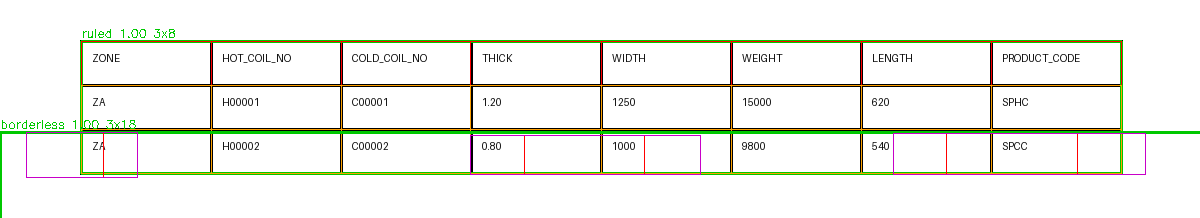
#> input picture benchmark/viz_tables/coil_table_001.png_hybrid.png, 1200 x 218 px
$ python -i regions.py   (imports and definitions only)
#> lines starting #> are read from the running program, lines starting #| are printed output that depends on the picture; after the words box and inside, x2 and y2 are one past the last pixel; in counts of white or black regions, pixels touching at a corner belong together
"""Region detection on HMI screens (P4 item 3).

Segments a normalized screen into panels, tables, label/value boxes, alarm
banners and status indicators using contours plus HSV colour segmentation of
typical HMI palettes (alarm red/yellow, indicator green/blue). An optional
detector-model hook (interface only) may add proposal regions; no model is
downloaded.
"""

from __future__ import annotations

from abc import ABC, abstractmethod
from dataclasses import dataclass
from enum import StrEnum

import numpy as np

MIN_REGION_AREA_RATIO = 0.002


class RegionType(StrEnum):
    PANEL = "panel"
    TABLE = "table"
    LABEL_VALUE = "label_value"
    ALARM_BANNER = "alarm_banner"
    STATUS_INDICATOR = "status_indicator"


@dataclass
class Region:
    type: RegionType
    bbox: tuple[float, float, float, float]
    score: float
    color: str | None = None  # dominant saturated colour, if any
    source: str = "heuristic"  # or "model"

    @property
    def area(self) -> float:
        return (self.bbox[2] - self.bbox[0]) * (self.bbox[3] - self.bbox[1])


class DetectorModelHook(ABC):
    """Optional external region-detector hook (interface only, P4 item 3).

    Implementations return model-proposed regions in image pixel
    coordinates; the industrial pipeline treats them as *proposals* that
    still need OCR/pixel support before anything is accepted.
    """

    @property
    def available(self) -> bool:
        return False

    @abstractmethod
    def detect(self, image: np.ndarray) -> list[Region]:
        """Return proposed regions for ``image`` (RGB uint8)."""


class UnavailableDetectorHook(DetectorModelHook):
    """Stub used when no detector model is configured (never downloads)."""

    @property
    def available(self) -> bool:
        return False

    def detect(self, image: np.ndarray) -> list[Region]:
        return []


# HSV ranges (OpenCV hue 0-179) for the typical HMI palette.
_PALETTE: dict[str, tuple[np.ndarray, np.ndarray]] = {
    "red": (np.array([0, 110, 70]), np.array([10, 255, 255])),
    "red2": (np.array([170, 110, 70]), np.array([179, 255, 255])),
    "yellow": (np.array([20, 110, 70]), np.array([40, 255, 255])),
    "green": (np.array([45, 110, 70]), np.array([85, 255, 255])),
    "blue": (np.array([95, 110, 70]), np.array([130, 255, 255])),
}

_ALARM_COLORS = {"red", "red2", "yellow"}


def _color_masks(hsv: np.ndarray) -> dict[str, np.ndarray]:
    return {name: cv2_in_range(hsv, lo, hi) for name, (lo, hi) in _PALETTE.items()}


def cv2_in_range(hsv: np.ndarray, lo: np.ndarray, hi: np.ndarray) -> np.ndarray:
    import cv2

    return cv2.inRange(hsv, lo, hi) > 0


def detect_regions(
    image: np.ndarray,
    *,
    model_hook: DetectorModelHook | None = None,
) -> list[Region]:
    """Segment an HMI screen into typed regions (heuristic + optional model)."""
    import cv2

    height, width = image.shape[:2]
#> height = 218; width = 1200
    hsv = cv2.cvtColor(image, cv2.COLOR_RGB2HSV)
#> hsv: shape (218, 1200, 3); mean H, S, V 3, 14.6, 245.6
    masks = _color_masks(hsv)
#> in cv2_in_range, `return cv2.inRange(hsv, lo, hi) > 0`:
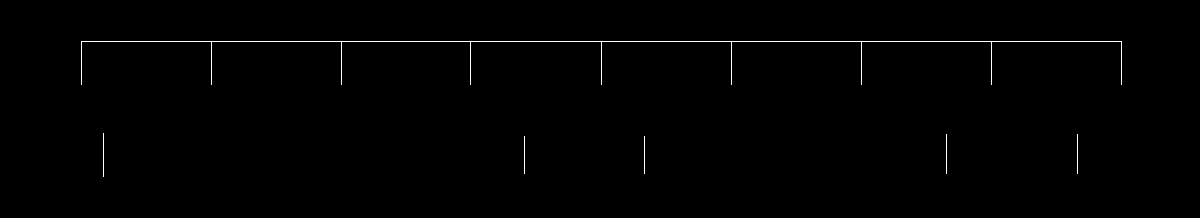
#> returned value: shape (218, 1200) bool; 0.62% white in thin lines or dots, all inside (x1, y1, x2, y2) = (81, 41, 1122, 177)
#> in cv2_in_range (call 2), `return cv2.inRange(hsv, lo, hi) > 0`: returned value: shape (218, 1200) bool; every value is 0
#> in cv2_in_range (call 4), `return cv2.inRange(hsv, lo, hi) > 0`:
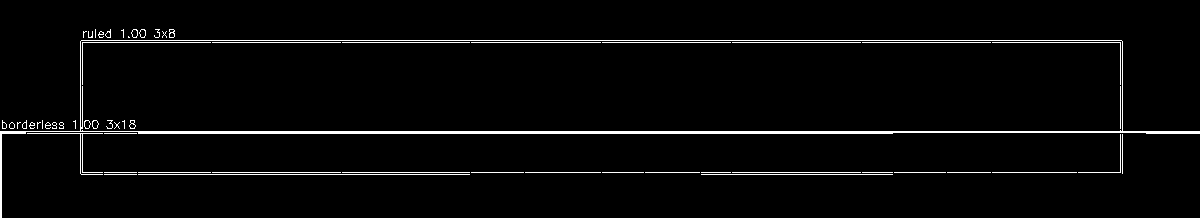
#> returned value: shape (218, 1200) bool; 3.1% white in thin lines or dots, all inside (x1, y1, x2, y2) = (0, 29, 1200, 218)
#> masks = 5 items
    gray = cv2.cvtColor(image, cv2.COLOR_RGB2GRAY)
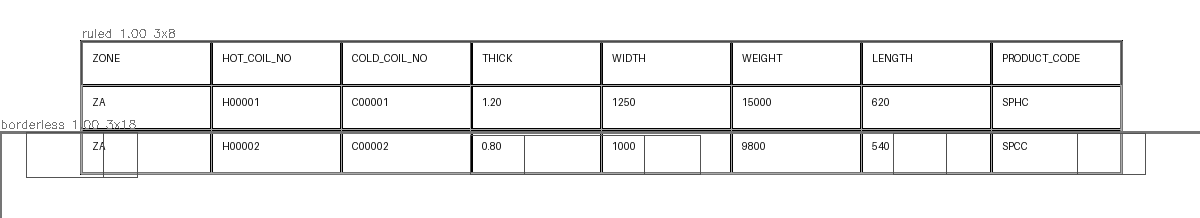
#> gray: shape (218, 1200); min 0, max 255, mean 240

    regions: list[Region] = []
    seen_alarm: list[tuple[float, float, float, float]] = []

    # 1. alarm banners and status indicators from saturated colour blobs
    for name, mask in masks.items():
        blob_mask = mask.astype(np.uint8) * np.uint8(255)
        blob_mask = np.asarray(
            cv2.morphologyEx(blob_mask, cv2.MORPH_CLOSE, np.ones((9, 9), np.uint8)),
            dtype=np.uint8,
        )
        contours, _ = cv2.findContours(blob_mask, cv2.RETR_EXTERNAL, cv2.CHAIN_APPROX_SIMPLE)
        for contour in contours:
            x, y, w, h = cv2.boundingRect(contour)
            area = w * h
            if area < MIN_REGION_AREA_RATIO * width * height:
                continue
            bbox = (float(x), float(y), float(x + w), float(y + h))
            fill = cv2.contourArea(contour) / max(1.0, area)
            if name in _ALARM_COLORS and w > 1.5 * h and fill > 0.4:
                regions.append(
                    Region(RegionType.ALARM_BANNER, bbox, score=min(1.0, fill), color=name)
                )
                seen_alarm.append(bbox)
            elif fill > 0.55 and 0.3 < w / max(1, h) < 3.5:
                regions.append(
                    Region(RegionType.STATUS_INDICATOR, bbox, score=min(1.0, fill), color=name)
                )
#> this loop made 5 passes
#> name on passes 2 to 5: 'red2', 'yellow', 'green', 'blue'
#> (name, contours) on pass 1: ('red', 6 contours, all with area under 20)
#> after the loop, regions = []; seen_alarm = []

    # 2. structural regions from edges: panels and tables
    edges = cv2.Canny(gray, 60, 160)
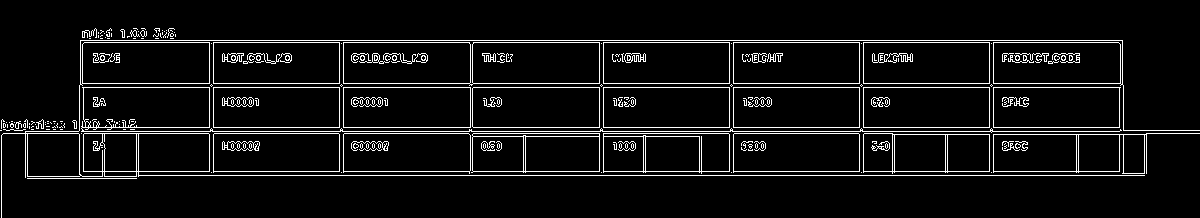
#> edges: shape (218, 1200); 6.5% white in thin lines or dots, all inside (x1, y1, x2, y2) = (0, 28, 1200, 218)
    edges = cv2.dilate(edges, np.ones((3, 3), np.uint8))
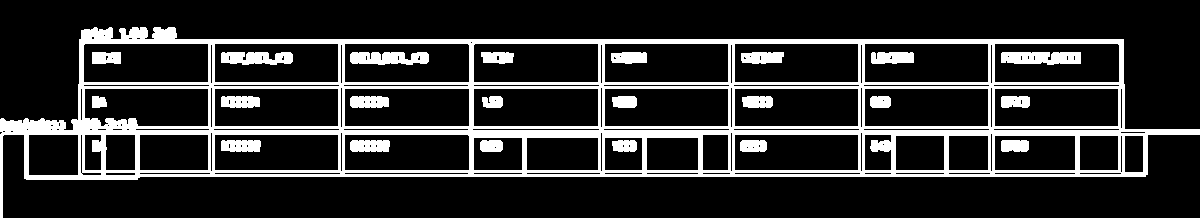
#> edges: shape (218, 1200); 18.1% white; 23 white regions
    contours, _ = cv2.findContours(edges, cv2.RETR_LIST, cv2.CHAIN_APPROX_SIMPLE)
#> contours = 179 contours, 67 with area under 20; largest, box (x1, y1, x2, y2) and area: (0, 27, 1200, 218) 149164, (994, 43, 1120, 83) 4872, (473, 43, 599, 83) 4872, (344, 43, 470, 83) 4872, (83, 43, 209, 83) 4872
    for contour in contours:
        x, y, w, h = cv2.boundingRect(contour)
        area = w * h
        if area < 0.02 * width * height or area > 0.98 * width * height:
            continue
        bbox = (float(x), float(y), float(x + w), float(y + h))
        if _is_ruled_grid(edges, bbox):
            regions.append(Region(RegionType.TABLE, bbox, score=0.6, source="heuristic"))
        elif _is_table_like(bbox, contours, cv2.contourArea(contour)):
            regions.append(Region(RegionType.TABLE, bbox, score=0.6, source="heuristic"))
        elif any(_contains(a, bbox) for a in seen_alarm):
            continue  # inside an alarm banner already typed
        else:
            regions.append(Region(RegionType.PANEL, bbox, score=0.4, source="heuristic"))
#> this loop made 179 passes
#> (x, y, area) on passes 1 to 3: (1079, 172, 129), (994, 172, 246), (948, 172, 129)
#> after the loop, regions = 1 item

    # label/value boxes: alternating text gaps inside panels are refined by the
    # parser; here we emit small mid-size panels as label_value candidates.
    for region in regions:
        if region.type is RegionType.PANEL and region.area < 0.12 * width * height:
            region.type = RegionType.LABEL_VALUE
#> this loop made 1 pass
#> after the loop, region.type = <RegionType.TABLE: 'table'>

    if model_hook is not None and model_hook.available:
        regions.extend(model_hook.detect(image))

    return _drop_nested(regions)


def _is_ruled_grid(edges: np.ndarray, bbox: tuple[float, float, float, float]) -> bool:
    """A ruled table grid: >= 2 long horizontal and >= 2 long vertical lines.

    Works for both dark-lines-on-light scans and bright-lines-on-dark HMI
    screens (the connected grid outline alone has a near-full contour fill,
    so the hollow-rectangle test alone never fires on it).
    """
    x0, y0, x1, y1 = (int(v) for v in bbox)
    w, h = x1 - x0, y1 - y0
    if h < 8 or w < 8:
        return False
    crop = edges[y0:y1, x0:x1]
    # Projection profiles: grid lines show up as rows/columns with heavy edge
    # coverage. (Morphological dilation merges the grid into one blob, which
    # cannot be counted.)
    row_profile = crop.mean(axis=1) / 255.0
    col_profile = crop.mean(axis=0) / 255.0
    hcount = _count_bands(row_profile > 0.35)
    vcount = _count_bands(col_profile > 0.35)
    return hcount >= 2 and vcount >= 2


def _count_bands(flags: np.ndarray) -> int:
    """Number of contiguous True bands in a 1-D boolean profile."""
    bands = 0
    prev = False
    for flag in flags:
        if flag and not prev:
            bands += 1
        prev = flag
    return bands


def _is_table_like(bbox: tuple[float, float, float, float], _contours, contour_area: float) -> bool:
    x0, y0, x1, y1 = bbox
    w, h = x1 - x0, y1 - y0
    if h < 8:
        return False
    return w / h > 1.2 and contour_area / max(1.0, w * h) < 0.6  # hollow rectangle


def _contains(
    outer: tuple[float, float, float, float], inner: tuple[float, float, float, float]
) -> bool:
    ox0, oy0, ox1, oy1 = outer
    ix0, iy0, ix1, iy1 = inner
    return ox0 <= ix0 and oy0 <= iy0 and ix1 <= ox1 and iy1 <= oy1


def _drop_nested(regions: list[Region]) -> list[Region]:
    kept: list[Region] = []
    for region in regions:
        nested = any(
            other is not region
            and other.type is not RegionType.STATUS_INDICATOR
            and _contains(other.bbox, region.bbox)
            and other.area > region.area * 1.2
            for other in regions
        )
        if not nested:
            kept.append(region)
#> this loop made 1 pass
#> after the loop, kept = 1 item
    return kept

>>> import cv2
>>> picture = cv2.cvtColor(cv2.imread('../../benchmark/viz_tables/coil_table_001.png_hybrid.png'), cv2.COLOR_BGR2RGB)
>>> result = detect_regions(picture)
#> result = 1 item
